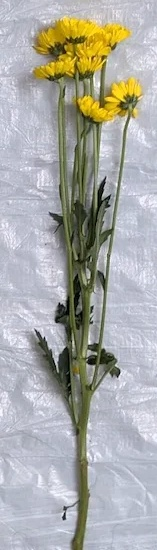
#> input picture pictures/normalized/day0/low-water-10.jpeg, 157 x 550 px; its folder holds only this picture in this run
$ jupyter execute --allow-errors notebook.ipynb
#> lines starting #> are read from the running program, lines starting #| are printed output that depends on the picture; after the words box and inside, x2 and y2 are one past the last pixel; in counts of white or black regions, pixels touching at a corner belong together
# Notebook for Project 3: An experiment for temparture and water influence on chamomile flowers
-- Parijat, Jiwoo, Yue, Jiaxun
The github repo link is https://github.com/yueuy2/604-project-3/tree/main .

## Experiment setup

The experiment was designed to evaluate the effect of water availability, temperature, and their interaction on the freshness retention of chamomile flowers. In particular, we studied whether:
- The presence of water,
- Low temperature storage, and
- The combination of these two factors

significantly influence how long chamomile stems remain fresh during storage.
This helps inform practical decisions on how chamomile flowers should be stored for extended freshness in both industrial and personal-use settings.

### Plant Material Preparation
A total of 16 chamomile stems were first placed in clean water for 1 hour to ensure a uniform state of hydration before beginning the experiment.

<figure style="text-align:center;">

  <figcaption><em>Figure 1: Stems rehydrated for 1 hour.</em></figcaption>
</figure>

Each stem was then assigned a unique identifier from 1 to 16.
To control for variation in stem structure, a standardized cutting procedure was followed:
- Each stem was marked exactly 10 cm below the first branching, and
- The portion of the stem below this mark was precisely cut.

This ensured that each stem retained a similar xylem water transport architecture, minimizing confounding variation arising from structural differences.

<figure style="text-align:center;">

  <figcaption><em>Figure 2: Pre-Chopping Stems.</em></figcaption>
</figure>

<figure style="text-align:center;">

  <figcaption><em>Figure 3: Post-Chopping Stems.</em></figcaption>
</figure>

### Treatment Groups

The stems were divided into four experimental groups, each containing four stems, according to the two crossed factors (temperature and water):

| Group        | Temperature | Water Status | Description |
|--------------|-------------|--------------|-------------|
| **LT + Water**    | 36°F (Refrigerator) | Present  | Stems placed in refrigerator in a cup containing 200 mL of water |
| **LT + No Water** | 36°F (Refrigerator) | Absent   | Stems placed in refrigerator in a cup with no water |
| **RT + Water**    | 67°F (Room Temperature, shade) | Present  | Stems kept in shade in a cup containing 200 mL of water |
| **RT + No Water** | 67°F (Room Temperature, shade) | Absent   | Stems placed in shade in a cup with no water |

### Random Assignment of Stems
In order to avoid bias in group composition, stem assignment was randomized using the following code in Python. The stems were first shuffled, then allocated evenly across the four treatment groups, with four stems assigned to each group.

[cell 1]
import numpy as np
import pandas as pd

# === Random seed for reproducibility ===
np.random.seed(426)

# 16 stem units labeled 1–16
stems = np.arange(1, 17)

# 4 treatment groups (4 stems each)
treatments = ["LT_Water", "LT_NoWater", "RT_Water", "RT_NoWater"]

# === Random assignment ===
# Shuffle stems randomly
np.random.shuffle(stems)

# Assign 4 stems per treatment
assignments = pd.DataFrame({
    "Stem_ID": stems,
    "Treatment": np.repeat(treatments, 4)
})

# Shuffle rows so treatment order isn’t patterned
assignments = assignments.sample(frac=1, random_state=426).reset_index(drop=True)

# === Display full assignment table ===
display(assignments)

# === Print grouped view ===
print("\nTreatment group membership:\n")
for t in treatments:
    group_stems = assignments.loc[assignments["Treatment"] == t, "Stem_ID"].tolist()
    print(f"{t}: {group_stems}")

### Arrangement of Groups
<figure style="text-align:center;">

  <figcaption><em>Figure 4: LT groups in refridgerator; left cup contains no water, right cup contains water.</em></figcaption>
</figure>

<figure style="text-align:center;">

  <figcaption><em>Figure 5: RT groups; left cup contains no water, right cup contains water..</em></figcaption>
</figure>

<div style="display: flex; justify-content: center; gap: 20px;">

  <figure style="text-align: center;">

    <figcaption><em>Figure 6: Top view of a cup without water.</em></figcaption>
  </figure>

  <figure style="text-align: center;">

    <figcaption><em>Figure 7: Top view of a cup with water.</em></figcaption>
  </figure>

</div>

### Duration and Daily Procedure
The experiment ran for 5 days.
- The groups were initially set up at 10:30 PM on Day 0.
- Each day at 10:30 PM, the stems were removed from their storage conditions and photographs were taken using the same camera and lighting setup for consistency.

Importantly, only one group was removed at a time.
For each group:
- The group was taken out.
- Observations and photographs were recorded within 5 minutes.
- The group was immediately returned to its storage condition before the next group was handled.

This minimized environmental variation and avoided prolonged exposure outside the assigned temperature conditions.
For the water-present groups, the water was renewed daily with fresh 200 mL of water.

<figure style="text-align: center;">

    <figcaption><em>Figure 8: Measurement of 200ml water.</em></figcaption>
  </figure>

### Example Photographs
Here are some example images for the LT + Water group.

<div style="display: flex; justify-content: center; gap: 20px;">

  <figure style="text-align: center;">

    <figcaption><em>Figure 9: Stem 2.</em></figcaption>
  </figure>

  <figure style="text-align: center;">

    <figcaption><em>Figure 10: Stem 8.</em></figcaption>
  </figure>

  <figure style="text-align: center;">

    <figcaption><em>Figure 11: Stem 10.</em></figcaption>
  </figure>

  <figure style="text-align: center;">

    <figcaption><em>Figure 12: Stem 16.</em></figcaption>
  </figure>

</div>

## Analysis Overview

In this project,  we performed two analyses to understand the relationship between chamomile freshness and environmental conditions, one based on "objective" views: the color value from the pictures of the flowers, another based on "subjective" views: blinded survey from different people rating the freshness of chamomiles.

1. **HSV based analysis**
   - Extract **HSV color values** from flower images over five consecutive days.
   - Explore how **Saturation (S)** and **Value (V)** changed under different water and temperature conditions, calculate the freshness value based on these two variables.
   - Fit a linear model and do a permutation test based on the freshness value calculated above.

2. **Human-Evaluated Survival Time**
   - Collect survey data on how many days each flower remained visibly “fresh”. People need to rate how fresh a flower is: from 1 to 5 from the picture of the flower, without knowing the condition of the flower.

More details of the two analysis are provided below.

### HSV based analysis

#### 1. Measuring Freshness from Images

**Goal:** Quantify how fresh each flower looks over time using color information.

**Step 1 — Normalization.** Adjust brightness to reduce lighting differences across photos.
<figure style="text-align:center;">

  <figcaption><em>Figure 13: Normalization.</em></figcaption>
</figure>

We detected the background plastic part and adjusted the brightness to account for lighting differences when we took the photos.
Since our flowers were in cups and some were in the fridge, we needed to take them out of the cups to photograph them.
To overcome this practical difficulty, we used a plastic background to normalize these differences.
We used the top half of photo, but it can be adjusted by the flowers location in the photo.

[cell 2]
#Uncomment to install opencv-python for cv2
#!pip install opencv-python

[cell 3]
import cv2
import numpy as np
from pathlib import Path
import warnings
warnings.filterwarnings("ignore")

def analyze_background_brightness(image_path, use_top_half=True):
    # check the brightness of plastic part
    img = cv2.imread(str(image_path))
    if img is None:
        return None, None, None, None

    hsv = cv2.cvtColor(img, cv2.COLOR_BGR2HSV)
    height, width = img.shape[:2]

    lower_gray = np.array([0, 0, 80])
    upper_gray = np.array([180, 80, 230])
    mask = cv2.inRange(hsv, lower_gray, upper_gray)     # mask the gray part

    if use_top_half:
        mask[height//2:, :] = 0                         # flowers are in the top half

    v_channel = hsv[:,:,2]
    background_pixels = v_channel[mask > 0]

    if len(background_pixels) == 0:
        return None, img, hsv, mask

    background_brightness = np.mean(background_pixels)

    return background_brightness, img, hsv, mask

def normalize_entire_image(image_path, target_brightness, output_path, use_top_half=True):
    # calculate the average brightness of plastic part
    current_brightness, img, hsv, mask = analyze_background_brightness(image_path, use_top_half)

    if current_brightness is None:
        return None

    brightness_ratio = target_brightness / current_brightness
    v_channel = hsv[:,:,2].astype(float)
    v_adjusted = np.clip(v_channel * brightness_ratio, 0, 255)
    hsv[:,:,2] = v_adjusted.astype(np.uint8)
    result = cv2.cvtColor(hsv, cv2.COLOR_HSV2BGR)
    cv2.imwrite(str(output_path), result)

    return current_brightness

def should_process_file(filename, pattern_range, exclude_pattern='top'):
    if exclude_pattern.lower() in filename.lower():
        return False

    for num in pattern_range:
        if filename.endswith(f"-{num}.jpeg") or filename.endswith(f"-{num}.JPEG"):
            return True

    return False

def process_multiple_folders(base_path, folder_names, output_folder_name='normalized',
                             include_pattern_range=range(1, 17), exclude_pattern='top',
                             target_brightness=None, use_top_half=True,
                             file_extensions=['.jpg', '.jpeg', '.png']):
    base_path = Path(base_path)
    output_base = base_path / output_folder_name
    output_base.mkdir(exist_ok=True)

    all_image_files = []

    for folder_name in folder_names:
        folder_path = base_path / folder_name

        if not folder_path.exists():
            continue

        output_folder = output_base / folder_name
        output_folder.mkdir(exist_ok=True)

        folder_images = []
        for ext in file_extensions:
            folder_images.extend(folder_path.glob(f'*{ext}'))
            folder_images.extend(folder_path.glob(f'*{ext.upper()}'))

        filtered_images = [img for img in folder_images
                          if should_process_file(img.name, include_pattern_range, exclude_pattern)]

        all_image_files.extend(filtered_images)

    if not all_image_files:
        print("Error: No images found to process.")
        return

    brightness_values = {}
    for img_file in all_image_files:
        brightness, _, _, _ = analyze_background_brightness(img_file, use_top_half)
        if brightness is not None:
            brightness_values[img_file] = brightness

    if not brightness_values:
        print("Error: No processable images found.")
        return

    if target_brightness is None:
        target_brightness = max(brightness_values.values())

    success_count = 0
    for img_file in brightness_values.keys():
        folder_name = img_file.parent.name
        output_folder = output_base / folder_name
        output_file = output_folder / img_file.name

        result = normalize_entire_image(img_file, target_brightness, output_file, use_top_half)
        if result is not None:
            success_count += 1

    print(f"Complete! {success_count} images processed in {output_base}/")

if __name__ == "__main__":
    cwd = "./pictures"
    folders = ['day0', 'day1', 'day2', 'day3', 'day4', 'day5']

    process_multiple_folders(
        base_path=cwd,
        folder_names=folders,
        output_folder_name='normalized',
        include_pattern_range=range(1, 17),
        exclude_pattern='top',
        target_brightness=None,
        use_top_half=True,
        file_extensions=['.jpg', '.jpeg', '.png', '.JPG', '.JPEG', '.PNG']
    )
#> in analyze_background_brightness, img is the input picture: shape (550, 157, 3); mean B, G, R 167.7, 171.6, 171.2
#> in analyze_background_brightness, `mask = cv2.inRange(hsv, lower_gray, upper_gray)`:
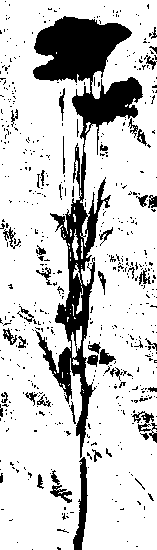
#> mask: shape (550, 157); 80.4% white; 573 black regions (521 under 20 px), largest, box (x1, y1, x2, y2) and area: (33, 16, 143, 458) 11660, (73, 457, 88, 550) 638, (132, 411, 157, 443) 251
#> in analyze_background_brightness, `mask[height//2:, :] = 0`:
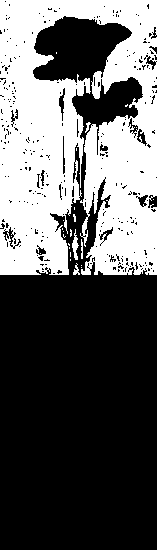
#> mask: shape (550, 157); 37.7% white; 25 white regions (20 under 20 px), largest, box (x1, y1, x2, y2) and area: (0, 0, 157, 275) 32278, (72, 229, 79, 260) 104, (73, 263, 80, 275) 40, (81, 239, 83, 259) 34, (85, 122, 91, 133) 28
#> in analyze_background_brightness, `background_brightness = np.mean(background_pixels)`: background_brightness = 187
#> (the rest of the program and of its run is left out)
